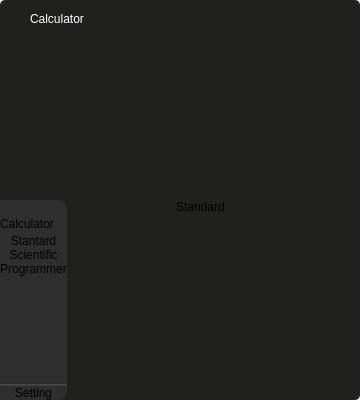
<?xml version="1.0" encoding="UTF-8"?>
<ui version="4.0">
 <class>Calculator</class>
 <widget class="QWidget" name="Calculator">
  <property name="geometry">
   <rect>
    <x>0</x>
    <y>0</y>
    <width>360</width>
    <height>400</height>
   </rect>
  </property>
  <property name="windowTitle">
   <string>Calculator</string>
  </property>
  <property name="windowIcon">
   <iconset resource="Image.qrc">
    <normaloff>:/Calculate/Image/Calculate/calculate.png</normaloff>:/Calculate/Image/Calculate/calculate.png</iconset>
  </property>
  <property name="styleSheet">
   <string notr="true">#CenterMenu{
	color: rgb(255, 255, 255);
}</string>
  </property>
  <layout class="QVBoxLayout" name="verticalLayout">
   <property name="spacing">
    <number>0</number>
   </property>
   <property name="leftMargin">
    <number>0</number>
   </property>
   <property name="topMargin">
    <number>0</number>
   </property>
   <property name="rightMargin">
    <number>0</number>
   </property>
   <property name="bottomMargin">
    <number>0</number>
   </property>
   <item>
    <widget class="QWidget" name="CenterMenu" native="true">
     <property name="styleSheet">
      <string notr="true">#CenterMenu{
	background-color: rgb(32, 32, 31);
	border-radius:5px;
}</string>
     </property>
     <layout class="QVBoxLayout" name="verticalLayout_2">
      <property name="spacing">
       <number>0</number>
      </property>
      <property name="leftMargin">
       <number>0</number>
      </property>
      <property name="topMargin">
       <number>0</number>
      </property>
      <property name="rightMargin">
       <number>0</number>
      </property>
      <property name="bottomMargin">
       <number>0</number>
      </property>
      <item alignment="Qt::AlignTop">
       <widget class="QWidget" name="TopMenu" native="true">
        <property name="styleSheet">
         <string notr="true">#CalculatorText{
	color: rgb(255, 255, 255);
}
#CloseBut,#MinimizeBut,#MaxmizeBut{
	border:none;
}</string>
        </property>
        <layout class="QHBoxLayout" name="horizontalLayout">
         <item>
          <widget class="QLabel" name="Logo">
           <property name="minimumSize">
            <size>
             <width>15</width>
             <height>15</height>
            </size>
           </property>
           <property name="styleSheet">
            <string notr="true">image: url(:/Calculate/Image/Calculate/calculate.png);</string>
           </property>
           <property name="text">
            <string/>
           </property>
          </widget>
         </item>
         <item>
          <widget class="QLabel" name="CalculatorText">
           <property name="sizePolicy">
            <sizepolicy hsizetype="Preferred" vsizetype="Preferred">
             <horstretch>0</horstretch>
             <verstretch>0</verstretch>
            </sizepolicy>
           </property>
           <property name="minimumSize">
            <size>
             <width>0</width>
             <height>0</height>
            </size>
           </property>
           <property name="font">
            <font>
             <pointsize>9</pointsize>
            </font>
           </property>
           <property name="text">
            <string>Calculator</string>
           </property>
           <property name="alignment">
            <set>Qt::AlignLeading|Qt::AlignLeft|Qt::AlignVCenter</set>
           </property>
          </widget>
         </item>
         <item>
          <spacer name="horizontalSpacer">
           <property name="orientation">
            <enum>Qt::Horizontal</enum>
           </property>
           <property name="sizeHint" stdset="0">
            <size>
             <width>187</width>
             <height>20</height>
            </size>
           </property>
          </spacer>
         </item>
         <item>
          <widget class="QPushButton" name="MinimizeBut">
           <property name="text">
            <string/>
           </property>
           <property name="icon">
            <iconset resource="MainInterface.qrc">
             <normaloff>:/MainInterface/Image/MainInterface/minus.svg</normaloff>:/MainInterface/Image/MainInterface/minus.svg</iconset>
           </property>
           <property name="iconSize">
            <size>
             <width>15</width>
             <height>15</height>
            </size>
           </property>
          </widget>
         </item>
         <item>
          <widget class="QPushButton" name="MaxmizeBut">
           <property name="text">
            <string/>
           </property>
           <property name="icon">
            <iconset resource="MainInterface.qrc">
             <normaloff>:/MainInterface/Image/MainInterface/square.svg</normaloff>:/MainInterface/Image/MainInterface/square.svg</iconset>
           </property>
           <property name="iconSize">
            <size>
             <width>12</width>
             <height>15</height>
            </size>
           </property>
          </widget>
         </item>
         <item>
          <widget class="QPushButton" name="CloseBut">
           <property name="toolTip">
            <string/>
           </property>
           <property name="styleSheet">
            <string notr="true"/>
           </property>
           <property name="text">
            <string/>
           </property>
           <property name="icon">
            <iconset resource="MainInterface.qrc">
             <normaloff>:/MainInterface/Image/MainInterface/x.svg</normaloff>:/MainInterface/Image/MainInterface/x.svg</iconset>
           </property>
           <property name="iconSize">
            <size>
             <width>15</width>
             <height>15</height>
            </size>
           </property>
          </widget>
         </item>
        </layout>
       </widget>
      </item>
      <item>
       <widget class="QWidget" name="widget" native="true">
        <property name="styleSheet">
         <string notr="true">#frame_2,#frame_3{
	border:none;
}</string>
        </property>
        <layout class="QHBoxLayout" name="horizontalLayout_2">
         <property name="spacing">
          <number>0</number>
         </property>
         <property name="leftMargin">
          <number>0</number>
         </property>
         <property name="topMargin">
          <number>0</number>
         </property>
         <property name="bottomMargin">
          <number>0</number>
         </property>
         <item alignment="Qt::AlignLeft">
          <widget class="QFrame" name="frame">
           <property name="styleSheet">
            <string notr="true">#frame{
	background-color: rgb(46, 46, 46);
	border-top-right-radius:10px;
	border-bottom-right-radius:10px;
}
#menu,#Programmer,#Setting,#Scientific,#Stantard{
	border:none;
}</string>
           </property>
           <property name="frameShape">
            <enum>QFrame::StyledPanel</enum>
           </property>
           <property name="frameShadow">
            <enum>QFrame::Raised</enum>
           </property>
           <layout class="QVBoxLayout" name="verticalLayout_3">
            <property name="spacing">
             <number>0</number>
            </property>
            <property name="leftMargin">
             <number>0</number>
            </property>
            <property name="topMargin">
             <number>0</number>
            </property>
            <property name="rightMargin">
             <number>0</number>
            </property>
            <property name="bottomMargin">
             <number>0</number>
            </property>
            <item alignment="Qt::AlignLeft">
             <widget class="QPushButton" name="menu">
              <property name="text">
               <string/>
              </property>
              <property name="icon">
               <iconset resource="MainInterface.qrc">
                <normaloff>:/MainInterface/Image/MainInterface/menu.svg</normaloff>:/MainInterface/Image/MainInterface/menu.svg</iconset>
              </property>
              <property name="iconSize">
               <size>
                <width>15</width>
                <height>25</height>
               </size>
              </property>
             </widget>
            </item>
            <item alignment="Qt::AlignLeft">
             <widget class="QFrame" name="frame_2">
              <property name="frameShape">
               <enum>QFrame::StyledPanel</enum>
              </property>
              <property name="frameShadow">
               <enum>QFrame::Raised</enum>
              </property>
              <layout class="QVBoxLayout" name="verticalLayout_4">
               <property name="spacing">
                <number>0</number>
               </property>
               <property name="leftMargin">
                <number>0</number>
               </property>
               <property name="topMargin">
                <number>0</number>
               </property>
               <property name="rightMargin">
                <number>0</number>
               </property>
               <property name="bottomMargin">
                <number>0</number>
               </property>
               <item>
                <widget class="QLabel" name="CalculatorText_2">
                 <property name="maximumSize">
                  <size>
                   <width>16777215</width>
                   <height>20</height>
                  </size>
                 </property>
                 <property name="styleSheet">
                  <string notr="true"/>
                 </property>
                 <property name="text">
                  <string>Calculator</string>
                 </property>
                </widget>
               </item>
               <item alignment="Qt::AlignTop">
                <widget class="QWidget" name="widget_2" native="true">
                 <layout class="QVBoxLayout" name="verticalLayout_5">
                  <property name="spacing">
                   <number>0</number>
                  </property>
                  <property name="leftMargin">
                   <number>0</number>
                  </property>
                  <property name="topMargin">
                   <number>0</number>
                  </property>
                  <property name="rightMargin">
                   <number>0</number>
                  </property>
                  <property name="bottomMargin">
                   <number>0</number>
                  </property>
                  <item>
                   <widget class="QPushButton" name="Stantard">
                    <property name="text">
                     <string>Stantard</string>
                    </property>
                    <property name="iconSize">
                     <size>
                      <width>15</width>
                      <height>20</height>
                     </size>
                    </property>
                   </widget>
                  </item>
                  <item>
                   <widget class="QPushButton" name="Scientific">
                    <property name="text">
                     <string>Scientific</string>
                    </property>
                    <property name="iconSize">
                     <size>
                      <width>15</width>
                      <height>20</height>
                     </size>
                    </property>
                   </widget>
                  </item>
                  <item>
                   <widget class="QPushButton" name="Programmer">
                    <property name="text">
                     <string>Programmer</string>
                    </property>
                    <property name="iconSize">
                     <size>
                      <width>15</width>
                      <height>20</height>
                     </size>
                    </property>
                   </widget>
                  </item>
                 </layout>
                </widget>
               </item>
               <item>
                <widget class="Line" name="line">
                 <property name="autoFillBackground">
                  <bool>false</bool>
                 </property>
                 <property name="styleSheet">
                  <string notr="true">background-color: rgb(63, 63, 63);</string>
                 </property>
                 <property name="orientation">
                  <enum>Qt::Horizontal</enum>
                 </property>
                </widget>
               </item>
               <item>
                <widget class="QPushButton" name="Setting">
                 <property name="text">
                  <string>Setting</string>
                 </property>
                 <property name="icon">
                  <iconset resource="MainInterface.qrc">
                   <normaloff>:/MainInterface/Image/MainInterface/settings.svg</normaloff>:/MainInterface/Image/MainInterface/settings.svg</iconset>
                 </property>
                 <property name="iconSize">
                  <size>
                   <width>15</width>
                   <height>25</height>
                  </size>
                 </property>
                </widget>
               </item>
              </layout>
             </widget>
            </item>
           </layout>
          </widget>
         </item>
         <item alignment="Qt::AlignTop">
          <widget class="QFrame" name="frame_3">
           <property name="styleSheet">
            <string notr="true"/>
           </property>
           <property name="frameShape">
            <enum>QFrame::StyledPanel</enum>
           </property>
           <property name="frameShadow">
            <enum>QFrame::Raised</enum>
           </property>
           <layout class="QHBoxLayout" name="horizontalLayout_3">
            <property name="spacing">
             <number>0</number>
            </property>
            <property name="leftMargin">
             <number>0</number>
            </property>
            <property name="topMargin">
             <number>0</number>
            </property>
            <property name="bottomMargin">
             <number>0</number>
            </property>
            <item>
             <widget class="QLabel" name="Text">
              <property name="text">
               <string>Standard</string>
              </property>
             </widget>
            </item>
           </layout>
          </widget>
         </item>
        </layout>
       </widget>
      </item>
     </layout>
    </widget>
   </item>
  </layout>
 </widget>
 <resources>
  <include location="Image.qrc"/>
  <include location="MainInterface.qrc"/>
 </resources>
 <connections/>
</ui>
